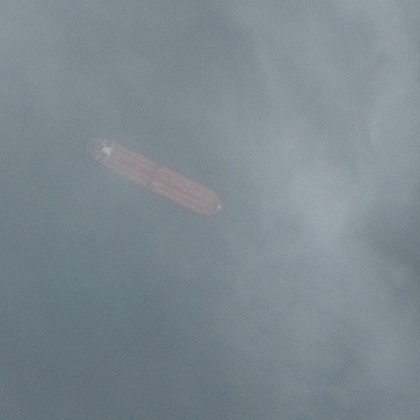
%> input picture 图像预处理/改良同态滤波/0072.jpg, 420 x 420 px, shrunk from 768 x 768 before the run
$ octave --eval "result = quwu(imread('0072.jpg'));"   (GNU Octave 9; MATLAB toolbox functions it lacks are replaced by stand-ins)
%> lines starting %> are read from the running program, lines starting %| are printed output that depends on the picture
%> in quwu, `R=im2double(image1(:,:,1));`:
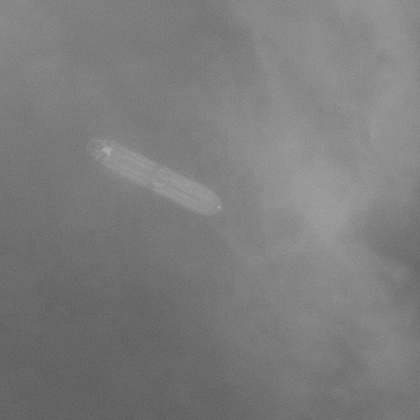
%> R: size 420x420 double; min 0.357, max 0.682, mean 0.487
%> in quwu, `B=im2double(image1(:,:,3));`:
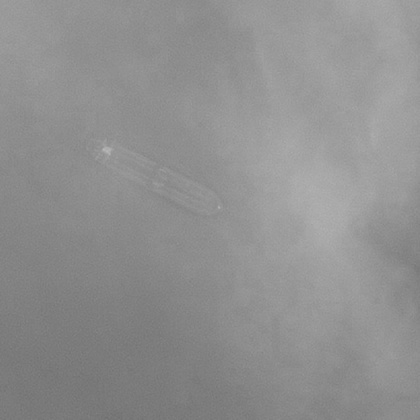
%> B: size 420x420 double; min 0.439, max 0.722, mean 0.562
### 图像预处理/改良同态滤波/HomoFilter.m
function [ImageOut] = HomoFilter(ImageIn, High, Low, C, Sigma)
%> called with High = 3, Low = 0.1, C = 0.1, Sigma = 420
    Img = double(ImageIn);      %   转换图像矩阵为双精度型,不会改变数据本身
    [Height, Width] = size(ImageIn);      % 返回的行数和列数
%> Height = 420; Width = 420
    CenterX = floor(Width / 2);     %   中心点坐标
%> CenterX = 210
    CenterY = floor(Height / 2);
%> CenterY = 210
    LogImg = log(Img + 1);      %   图像对数数据
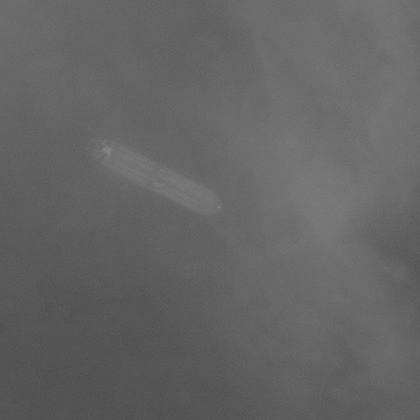
%> LogImg: size 420x420 double; min 0.305, max 0.52, mean 0.396
    Log_FFT = fft2(LogImg);     %   傅里叶变换
    Log_FFT = fftshift(Log_FFT);
    for Y = 1 : Height
        for X = 1 : Width
            Dist= (X - CenterX) * (X - CenterX) + (Y - CenterY) * (Y - CenterY);            %   点（X,Y）到频率平面原点的距离
            H(Y, X)=(High - Low) * (1 - exp(-C * (Dist / (2 * Sigma * Sigma)))) + Low;      %   同态滤波器函数
        end
    end
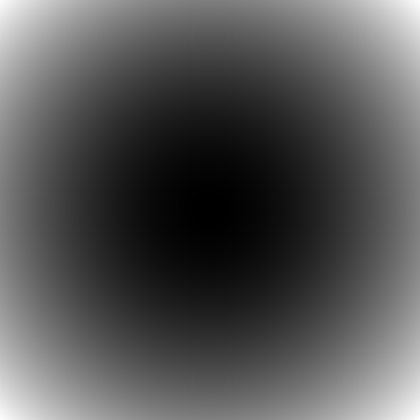
%> H: size 420x420 double; min 0.1, max 0.172, mean 0.124; drawn with min black and max white
    Log_FFT = H.* Log_FFT;              %   滤波，矩阵点乘
    Log_FFT = ifftshift(Log_FFT);
    Log_FFT = ifft2(Log_FFT);           %   反傅立叶变换

    Out = exp(Log_FFT)-1;               %   取指数

    % 指数处理ge = exp(g)-1;% 归一化到[0, L-1]
    Max = max(Out(:));
    Min = min(Out(:));
    Range = Max - Min;
    for Y = 1 : Height
        for X = 1 : Width
%> the run ends on the next line
            ImageOut(Y, X) = uint8(255 * (Out(Y, X) - Min) / Range);
        end
    end
end

### 图像预处理/改良同态滤波/main.m
function RGB=quwu(image1)
R=im2double(image1(:,:,1));
G=im2double(image1(:,:,2));
B=im2double(image1(:,:,3));
[m, n,~] = size(image1);
imageR = HomoFilter(R, 3, 0.1, 0.1,max(m,n));
imageG = HomoFilter(G, 3, 0.1, 0.1, max(m,n));
imageB = HomoFilter(B, 3, 0.1, 0.1, max(m,n));
RGB=cat(3,imageR,imageG,imageB);%将R、G、B三个矩阵在第3个维度上进行级联，R、G、B顺序不能颠倒
% 显示图像
subplot(2,2,2), imshow(RGB), title('2000');
subplot(2,2,1), imshow(image1), title('原图像');
hsv1 = rgb2hsv(RGB);
V2 = hsv1(:,:,3); % 处理后亮度
hsv2 = rgb2hsv(image1);
V1 = hsv2(:,:,3); % 处理前亮度
%像素替换
for i=1:m
    for j=1:n
        if V2(i,j)<=V1(i,j)
            RGB(i,j,:)=image1(i,j,:);
        end
    end
end
end

$ run again, on 图像预处理/改良同态滤波/01.jpg
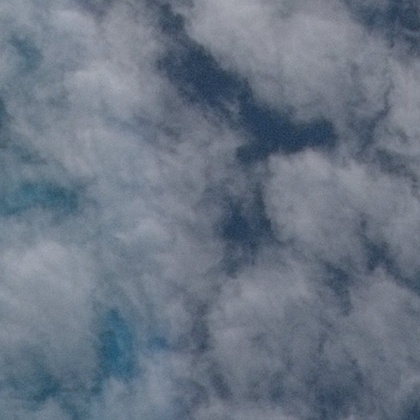
%> input picture 图像预处理/改良同态滤波/01.jpg, 420 x 420 px, shrunk from 768 x 768 before the run
%> in quwu, `B=im2double(image1(:,:,3));`:
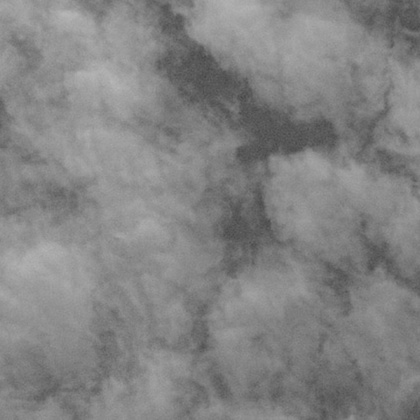
%> B: size 420x420 double; min 0.267, max 0.718, mean 0.515
%> in HomoFilter, `LogImg = log(Img + 1);`:
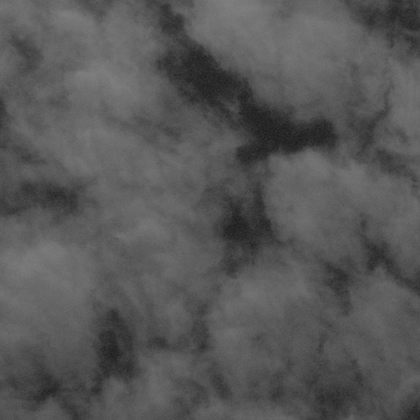
%> LogImg: size 420x420 double; min 0.108, max 0.501, mean 0.344

$ run again, on 图像预处理/改良同态滤波/02.jpg
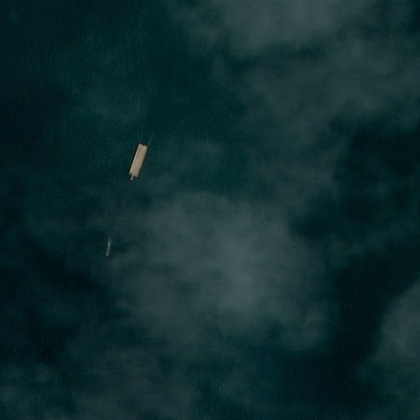
%> input picture 图像预处理/改良同态滤波/02.jpg, 420 x 420 px, shrunk from 768 x 768 before the run
%> in quwu, `R=im2double(image1(:,:,1));`:
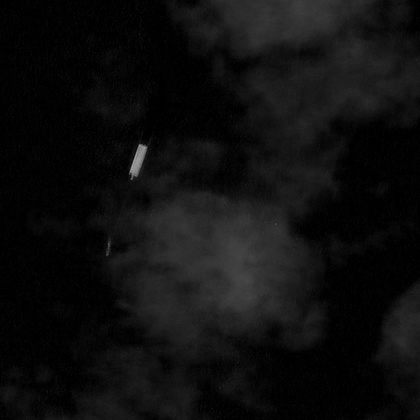
%> R: size 420x420 double; min 0, max 0.635, mean 0.0566
%> in quwu, `G=im2double(image1(:,:,2));`:
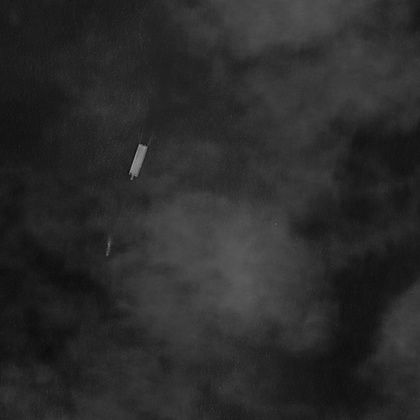
%> G: size 420x420 double; min 0.0392, max 0.62, mean 0.167

$ run again, on 图像预处理/改良同态滤波/03.jpg
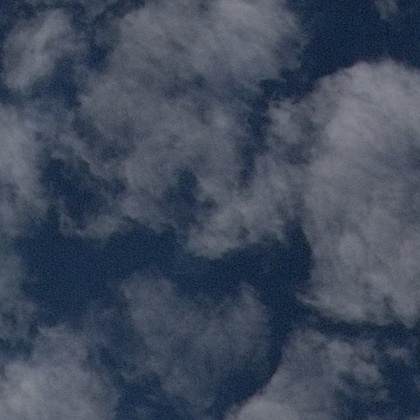
%> input picture 图像预处理/改良同态滤波/03.jpg, 420 x 420 px, shrunk from 768 x 768 before the run
%> in quwu, `B=im2double(image1(:,:,3));`:
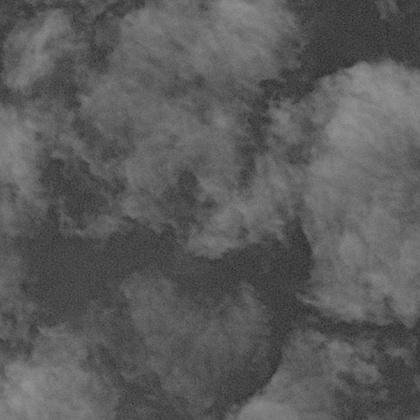
%> B: size 420x420 double; min 0.165, max 0.584, mean 0.358
%> in HomoFilter, `LogImg = log(Img + 1);`:
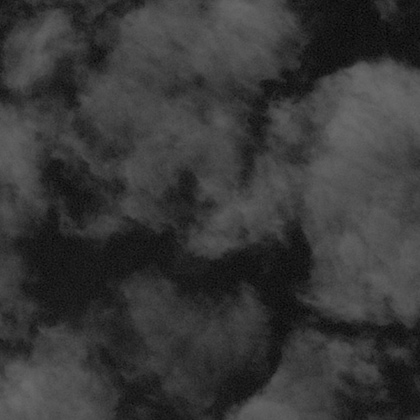
%> LogImg: size 420x420 double; min 0.00781, max 0.422, mean 0.222
